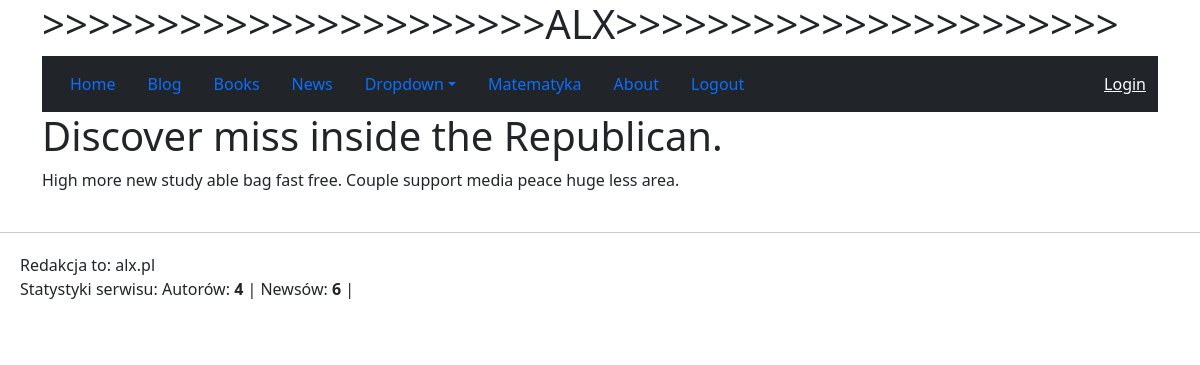
Screenshot of /blog/post/96/ with the database file from the repository.
### blog/models.py (models this page shows, shortened)
class Post(models.Model):
    title = models.CharField(max_length=200)
    content = models.TextField()

### blog/views.py (the view)
# urls.py: path("post/<int:id>/", views.PostDetailView.as_view(), name="details"),
class PostDetailView(DetailView):
    model = Post
    template_name = "blog/details.html"
    pk_url_kwarg = "id"
    context_object_name = "post" # to chyba zbędne

### blog/contextprocessors.py (called while the page is built)
def posts_count(request):
    return {'posts_count': blog.count_posts()}

### blog/services.py (called while the page is built)
    def count_posts(self):
        return self._posts.count()

### news/context_processors.py (called while the page is built)
def my_context(request):
    return {
        "redakcja": "alx.pl"
    }

def global_metrics(request):
    return {
        "ilosc_autorow": Author.objects.count(),
        "ilosc_newsow": News.objects.count(),
    }

### blog/templates/blog/details.html (shortened to what this page needs)
{% extends "base.html" %}
{% block content %}
    <h1>{{ post.title }}</h1>
    <p>{{ post.content }}</p>
{% endblock %}

### rows the page displays
Post: title "Discover miss inside the Republican.", content "High more new study able bag fast free. Couple support media peace huge less area."

### other values shown
{{ redakcja }} "alx.pl"
{{ ilosc_autorow }} "4"
{{ ilosc_newsow }} "6"
